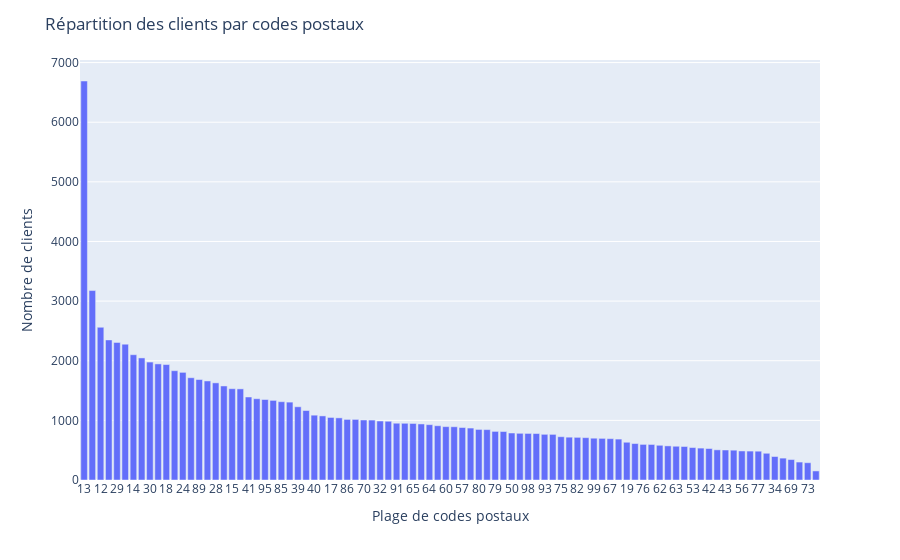

This figure's notebook cell:
### Code cell
# Extraire les 2 premiers chiffres des codes postaux
data1["zipcode_prefix"] = data1["customer_zip_code_prefix"].astype(str).str[:2]

# Compter le nombre de clients dans chaque plage de codes postaux
zipcode_counts = data1["zipcode_prefix"].value_counts().reset_index()

# Créer l'histogramme interactif
fig = px.bar(zipcode_counts, x="index", y="zipcode_prefix", labels={"index": "Plage de codes postaux", "zipcode_prefix": "Nombre de clients"})
fig.update_layout(title="Répartition des clients par codes postaux")
fig.show()

### Figure 1 — Plotly figure (JSON) as saved in the notebook; plotly's stock layout.template omitted (floating-point values rounded to 4 significant figures)
{"data": [{"alignmentgroup": "True", "hovertemplate": "Plage de codes postaux=%{x}<br>Nombre de clients=%{y}<extra></extra>", "legendgroup": "", "marker": {"color": "#636efa", "pattern": {"shape": ""}}, "name": "", "offsetgroup": "", "orientation": "v", "showlegend": false, "textposition": "auto", "type": "bar", "x": ["13", "22", "12", "35", "29", "11", "14", "88", "30", "20", "18", "36", "24", "37", "89", "38", "28", "21", "15", "31", "41", "23", "95", "71", "85", "45", "39", "25", "40", "27", "17", "26", "86", "78", "70", "87", "32", "90", "91", "72", "65", "58", "64", "48", "60", "96", "57", "74", "80", "97", "79", "83", "50", "68", "98", "81", "93", "55", "75", "44", "82", "84", "99", "66", "67", "33", "19", "54", "76", "46", "62", "49", "63", "47", "53", "16", "42", "51", "43", "92", "56", "59", "77", "94", "34", "61", "69", "52", "73", "10"], "xaxis": "x", "y": [6691, 3177, 2561, 2349, 2307, 2278, 2101, 2047, 1978, 1947, 1936, 1833, 1805, 1715, 1685, 1661, 1629, 1577, 1531, 1528, 1392, 1363, 1350, 1335, 1313, 1306, 1228, 1165, 1087, 1075, 1049, 1042, 1016, 1016, 1006, 1005, 989, 985, 952, 951, 948, 940, 928, 910, 895, 893, 880, 871, 848, 845, 815, 813, 788, 783, 781, 779, 766, 765, 726, 718, 715, 710, 701, 698, 693, 686, 633, 611, 597, 596, 582, 572, 566, 562, 544, 535, 528, 506, 503, 500, 487, 485, 483, 448, 394, 367, 343, 301, 290, 152], "yaxis": "y"}], "layout": {"barmode": "relative", "legend": {"tracegroupgap": 0}, "margin": {"t": 60}, "title": {"text": "Répartition des clients par codes postaux"}, "xaxis": {"anchor": "y", "domain": [0, 1], "title": {"text": "Plage de codes postaux"}}, "yaxis": {"anchor": "x", "domain": [0, 1], "title": {"text": "Nombre de clients"}}}}
